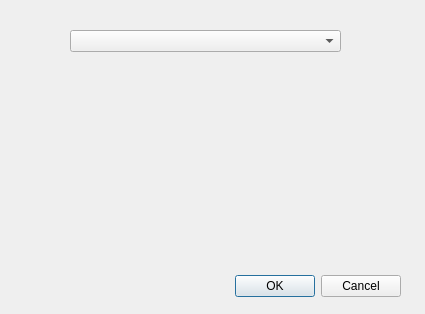
<?xml version="1.0" encoding="UTF-8"?>
<ui version="4.0">
 <class>Dialog</class>
 <widget class="QDialog" name="Dialog">
  <property name="geometry">
   <rect>
    <x>0</x>
    <y>0</y>
    <width>425</width>
    <height>314</height>
   </rect>
  </property>
  <property name="windowTitle">
   <string>Dialog</string>
  </property>
  <widget class="QDialogButtonBox" name="buttonBox">
   <property name="geometry">
    <rect>
     <x>60</x>
     <y>270</y>
     <width>341</width>
     <height>32</height>
    </rect>
   </property>
   <property name="orientation">
    <enum>Qt::Horizontal</enum>
   </property>
   <property name="standardButtons">
    <set>QDialogButtonBox::Cancel|QDialogButtonBox::Ok</set>
   </property>
  </widget>
  <widget class="QComboBox" name="comboBox">
   <property name="geometry">
    <rect>
     <x>70</x>
     <y>30</y>
     <width>271</width>
     <height>22</height>
    </rect>
   </property>
  </widget>
  <widget class="QLabel" name="label_description">
   <property name="geometry">
    <rect>
     <x>70</x>
     <y>60</y>
     <width>271</width>
     <height>16</height>
    </rect>
   </property>
   <property name="text">
    <string/>
   </property>
  </widget>
  <widget class="QLabel" name="descrip_pic">
   <property name="geometry">
    <rect>
     <x>70</x>
     <y>80</y>
     <width>261</width>
     <height>171</height>
    </rect>
   </property>
   <property name="text">
    <string/>
   </property>
  </widget>
 </widget>
 <resources/>
 <connections>
  <connection>
   <sender>buttonBox</sender>
   <signal>accepted()</signal>
   <receiver>Dialog</receiver>
   <slot>accept()</slot>
   <hints>
    <hint type="sourcelabel">
     <x>248</x>
     <y>254</y>
    </hint>
    <hint type="destinationlabel">
     <x>157</x>
     <y>274</y>
    </hint>
   </hints>
  </connection>
  <connection>
   <sender>buttonBox</sender>
   <signal>rejected()</signal>
   <receiver>Dialog</receiver>
   <slot>reject()</slot>
   <hints>
    <hint type="sourcelabel">
     <x>316</x>
     <y>260</y>
    </hint>
    <hint type="destinationlabel">
     <x>286</x>
     <y>274</y>
    </hint>
   </hints>
  </connection>
 </connections>
</ui>
